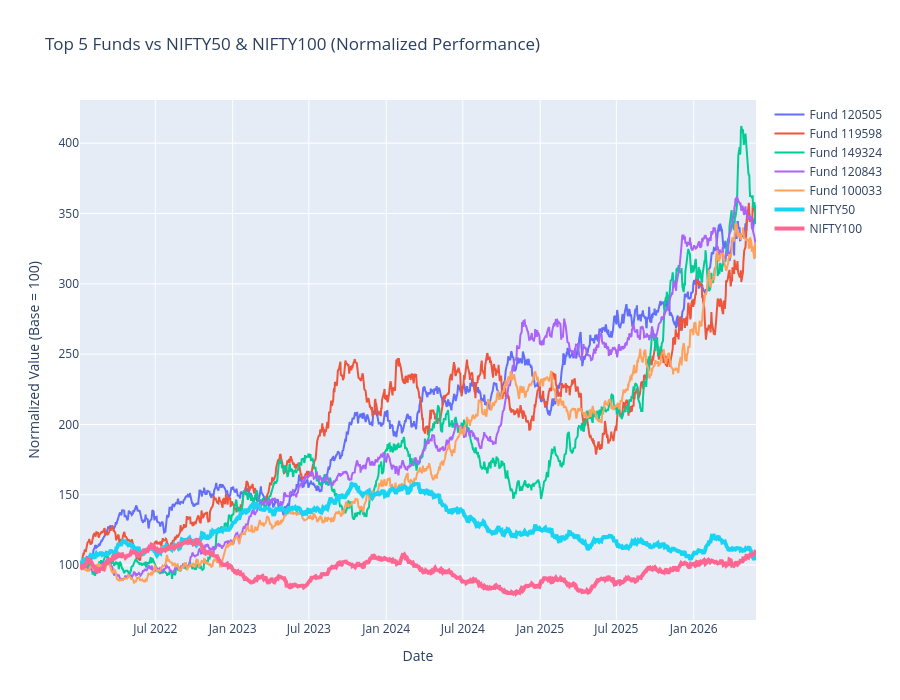

Write notebook code for a chart like this one.
### Code cell
import plotly.graph_objects as go

fig = go.Figure()

# Top 5 funds

for fund in top5:

    temp = top5_nav[
        top5_nav["amfi_code"] == fund
    ]

    fig.add_trace(
        go.Scatter(
            x=temp["date"],
            y=temp["normalized"],
            mode="lines",
            name=f"Fund {fund}"
        )
    )

# NIFTY50

fig.add_trace(
    go.Scatter(
        x=nifty50["date"],
        y=nifty50["normalized"],
        mode="lines",
        name="NIFTY50",
        line=dict(width=4)
    )
)

# NIFTY100

fig.add_trace(
    go.Scatter(
        x=nifty100["date"],
        y=nifty100["normalized"],
        mode="lines",
        name="NIFTY100",
        line=dict(width=4)
    )
)

fig.update_layout(
    title="Top 5 Funds vs NIFTY50 & NIFTY100 (Normalized Performance)",
    xaxis_title="Date",
    yaxis_title="Normalized Value (Base = 100)",
    height=700
)

fig.show()

### Figure 1 — Plotly figure (JSON) as saved in the notebook; plotly's stock layout.template omitted (floating-point values rounded to 4 significant figures; data arrays with more than 128 entries replaced by an {"elided": "..."} marker saying what was removed)
{"data": [{"mode": "lines", "name": "Fund 120505", "type": "scatter", "x": {"elided": "1150 str values"}, "y": {"elided": "1150 float values"}}, {"mode": "lines", "name": "Fund 119598", "type": "scatter", "x": {"elided": "1150 str values"}, "y": {"elided": "1150 float values"}}, {"mode": "lines", "name": "Fund 149324", "type": "scatter", "x": {"elided": "1150 str values"}, "y": {"elided": "1150 float values"}}, {"mode": "lines", "name": "Fund 120843", "type": "scatter", "x": {"elided": "1150 str values"}, "y": {"elided": "1150 float values"}}, {"mode": "lines", "name": "Fund 100033", "type": "scatter", "x": {"elided": "1150 str values"}, "y": {"elided": "1150 float values"}}, {"line": {"width": 4}, "mode": "lines", "name": "NIFTY50", "type": "scatter", "x": {"elided": "1150 str values"}, "y": {"elided": "1150 float values"}}, {"line": {"width": 4}, "mode": "lines", "name": "NIFTY100", "type": "scatter", "x": {"elided": "1150 str values"}, "y": {"elided": "1150 float values"}}], "layout": {"height": 700, "title": {"text": "Top 5 Funds vs NIFTY50 & NIFTY100 (Normalized Performance)"}, "xaxis": {"title": {"text": "Date"}}, "yaxis": {"title": {"text": "Normalized Value (Base = 100)"}}}}
